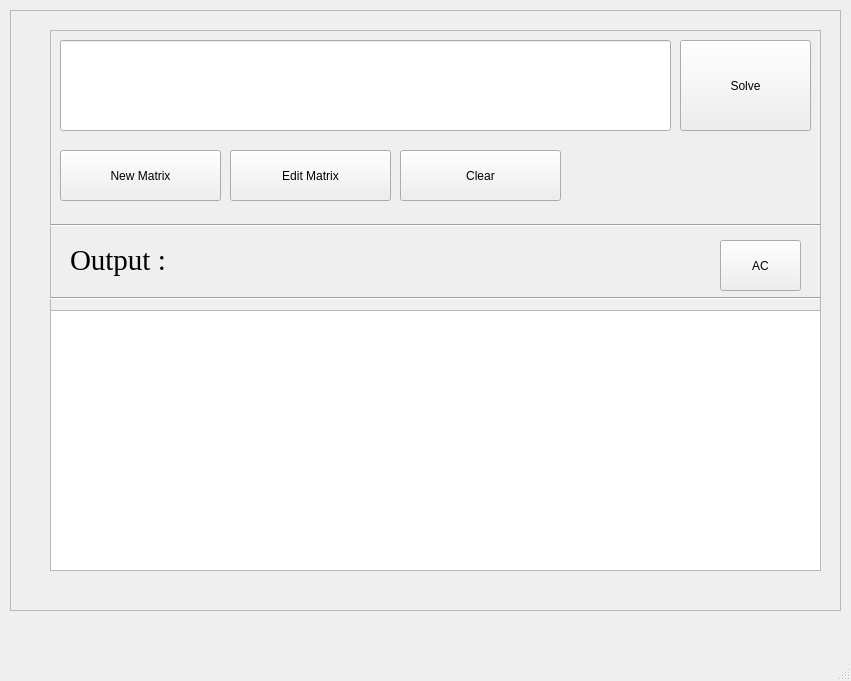
<?xml version="1.0" encoding="UTF-8"?>
<ui version="4.0">
 <class>Matwin</class>
 <widget class="QMainWindow" name="Matwin">
  <property name="geometry">
   <rect>
    <x>0</x>
    <y>0</y>
    <width>851</width>
    <height>681</height>
   </rect>
  </property>
  <property name="windowTitle">
   <string>MainWindow</string>
  </property>
  <widget class="QWidget" name="centralwidget">
   <widget class="QFrame" name="frame_2">
    <property name="geometry">
     <rect>
      <x>10</x>
      <y>10</y>
      <width>831</width>
      <height>601</height>
     </rect>
    </property>
    <property name="frameShape">
     <enum>QFrame::StyledPanel</enum>
    </property>
    <property name="frameShadow">
     <enum>QFrame::Raised</enum>
    </property>
    <widget class="QFrame" name="frame">
     <property name="geometry">
      <rect>
       <x>40</x>
       <y>20</y>
       <width>771</width>
       <height>541</height>
      </rect>
     </property>
     <property name="frameShape">
      <enum>QFrame::StyledPanel</enum>
     </property>
     <property name="frameShadow">
      <enum>QFrame::Raised</enum>
     </property>
     <widget class="QLineEdit" name="ds2">
      <property name="geometry">
       <rect>
        <x>10</x>
        <y>10</y>
        <width>611</width>
        <height>91</height>
       </rect>
      </property>
      <property name="font">
       <font>
        <family>Yu Gothic UI Semibold</family>
        <pointsize>16</pointsize>
        <weight>75</weight>
        <bold>true</bold>
       </font>
      </property>
     </widget>
     <widget class="QPushButton" name="solve">
      <property name="geometry">
       <rect>
        <x>630</x>
        <y>10</y>
        <width>131</width>
        <height>91</height>
       </rect>
      </property>
      <property name="cursor">
       <cursorShape>PointingHandCursor</cursorShape>
      </property>
      <property name="text">
       <string>Solve</string>
      </property>
     </widget>
     <widget class="QPushButton" name="new_mat">
      <property name="geometry">
       <rect>
        <x>10</x>
        <y>120</y>
        <width>161</width>
        <height>51</height>
       </rect>
      </property>
      <property name="cursor">
       <cursorShape>OpenHandCursor</cursorShape>
      </property>
      <property name="text">
       <string>New Matrix</string>
      </property>
     </widget>
     <widget class="QPushButton" name="edit">
      <property name="geometry">
       <rect>
        <x>180</x>
        <y>120</y>
        <width>161</width>
        <height>51</height>
       </rect>
      </property>
      <property name="cursor">
       <cursorShape>OpenHandCursor</cursorShape>
      </property>
      <property name="text">
       <string>Edit Matrix</string>
      </property>
     </widget>
     <widget class="Line" name="line">
      <property name="geometry">
       <rect>
        <x>0</x>
        <y>180</y>
        <width>771</width>
        <height>31</height>
       </rect>
      </property>
      <property name="orientation">
       <enum>Qt::Horizontal</enum>
      </property>
     </widget>
     <widget class="QLabel" name="label">
      <property name="geometry">
       <rect>
        <x>20</x>
        <y>210</y>
        <width>211</width>
        <height>41</height>
       </rect>
      </property>
      <property name="font">
       <font>
        <family>Times New Roman</family>
        <pointsize>22</pointsize>
       </font>
      </property>
      <property name="text">
       <string>Output :</string>
      </property>
     </widget>
     <widget class="Line" name="line_2">
      <property name="geometry">
       <rect>
        <x>0</x>
        <y>260</y>
        <width>771</width>
        <height>16</height>
       </rect>
      </property>
      <property name="orientation">
       <enum>Qt::Horizontal</enum>
      </property>
     </widget>
     <widget class="QTextEdit" name="op">
      <property name="geometry">
       <rect>
        <x>0</x>
        <y>280</y>
        <width>771</width>
        <height>261</height>
       </rect>
      </property>
      <property name="font">
       <font>
        <family>Trebuchet MS</family>
        <pointsize>12</pointsize>
       </font>
      </property>
      <property name="cursor" stdset="0">
       <cursorShape>ForbiddenCursor</cursorShape>
      </property>
     </widget>
     <widget class="QPushButton" name="clear">
      <property name="geometry">
       <rect>
        <x>670</x>
        <y>210</y>
        <width>81</width>
        <height>51</height>
       </rect>
      </property>
      <property name="cursor">
       <cursorShape>OpenHandCursor</cursorShape>
      </property>
      <property name="text">
       <string>AC</string>
      </property>
     </widget>
     <widget class="QPushButton" name="clr">
      <property name="geometry">
       <rect>
        <x>350</x>
        <y>120</y>
        <width>161</width>
        <height>51</height>
       </rect>
      </property>
      <property name="cursor">
       <cursorShape>OpenHandCursor</cursorShape>
      </property>
      <property name="text">
       <string>Clear</string>
      </property>
     </widget>
    </widget>
   </widget>
  </widget>
  <widget class="QMenuBar" name="menubar">
   <property name="geometry">
    <rect>
     <x>0</x>
     <y>0</y>
     <width>851</width>
     <height>26</height>
    </rect>
   </property>
  </widget>
  <widget class="QStatusBar" name="statusbar"/>
 </widget>
 <resources/>
 <connections/>
</ui>
